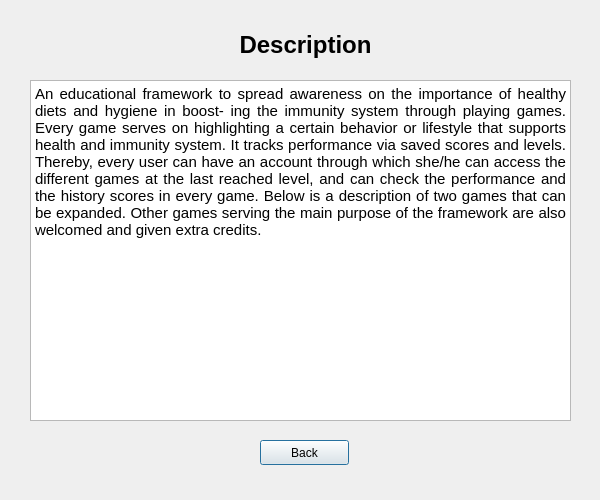
<?xml version="1.0" encoding="UTF-8"?>
<ui version="4.0">
 <class>Description</class>
 <widget class="QDialog" name="Description">
  <property name="geometry">
   <rect>
    <x>0</x>
    <y>0</y>
    <width>600</width>
    <height>500</height>
   </rect>
  </property>
  <property name="windowTitle">
   <string>Dialog</string>
  </property>
  <widget class="QLabel" name="descriptionLabel">
   <property name="geometry">
    <rect>
     <x>10</x>
     <y>20</y>
     <width>591</width>
     <height>51</height>
    </rect>
   </property>
   <property name="styleSheet">
    <string notr="true"/>
   </property>
   <property name="text">
    <string notr="true">&lt;html&gt;&lt;head/&gt;&lt;body&gt;&lt;p align=&quot;center&quot;&gt;&lt;span style=&quot; font-size:xx-large; font-weight:600;&quot;&gt;Description&lt;/span&gt;&lt;/p&gt;&lt;/body&gt;&lt;/html&gt;</string>
   </property>
   <property name="alignment">
    <set>Qt::AlignCenter</set>
   </property>
  </widget>
  <widget class="QPushButton" name="backButton">
   <property name="geometry">
    <rect>
     <x>260</x>
     <y>440</y>
     <width>89</width>
     <height>25</height>
    </rect>
   </property>
   <property name="text">
    <string>Back</string>
   </property>
  </widget>
  <widget class="QTextBrowser" name="textBrowser">
   <property name="geometry">
    <rect>
     <x>30</x>
     <y>80</y>
     <width>541</width>
     <height>341</height>
    </rect>
   </property>
   <property name="html">
    <string>&lt;!DOCTYPE HTML PUBLIC &quot;-//W3C//DTD HTML 4.0//EN&quot; &quot;http://www.w3.org/TR/REC-html40/strict.dtd&quot;&gt;
&lt;html&gt;&lt;head&gt;&lt;meta name=&quot;qrichtext&quot; content=&quot;1&quot; /&gt;&lt;style type=&quot;text/css&quot;&gt;
p, li { white-space: pre-wrap; }
&lt;/style&gt;&lt;/head&gt;&lt;body style=&quot; font-family:'Ubuntu'; font-size:11pt; font-weight:400; font-style:normal;&quot;&gt;
&lt;p align=&quot;justify&quot; style=&quot; margin-top:12px; margin-bottom:12px; margin-left:0px; margin-right:0px; -qt-block-indent:0; text-indent:0px;&quot;&gt;An educational framework to spread awareness on the importance of healthy diets and hygiene in boost- ing the immunity system through playing games. Every game serves on highlighting a certain behavior or lifestyle that supports health and immunity system. It tracks performance via saved scores and levels. Thereby, every user can have an account through which she/he can access the different games at the last reached level, and can check the performance and the history scores in every game. Below is a description of two games that can be expanded. Other games serving the main purpose of the framework are also welcomed and given extra credits.&lt;/p&gt;&lt;/body&gt;&lt;/html&gt;</string>
   </property>
  </widget>
 </widget>
 <resources/>
 <connections/>
</ui>
